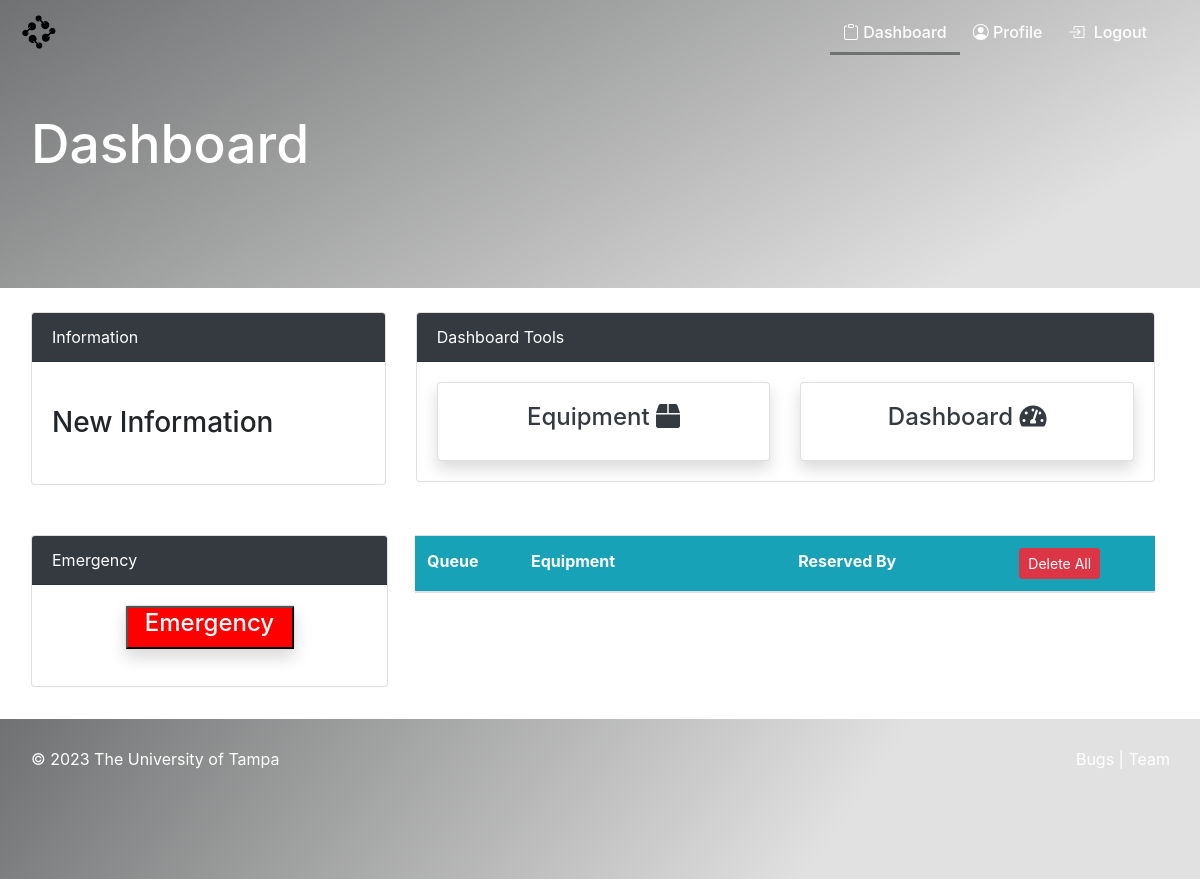
Page /order/ (signed in) on the earlier database version.
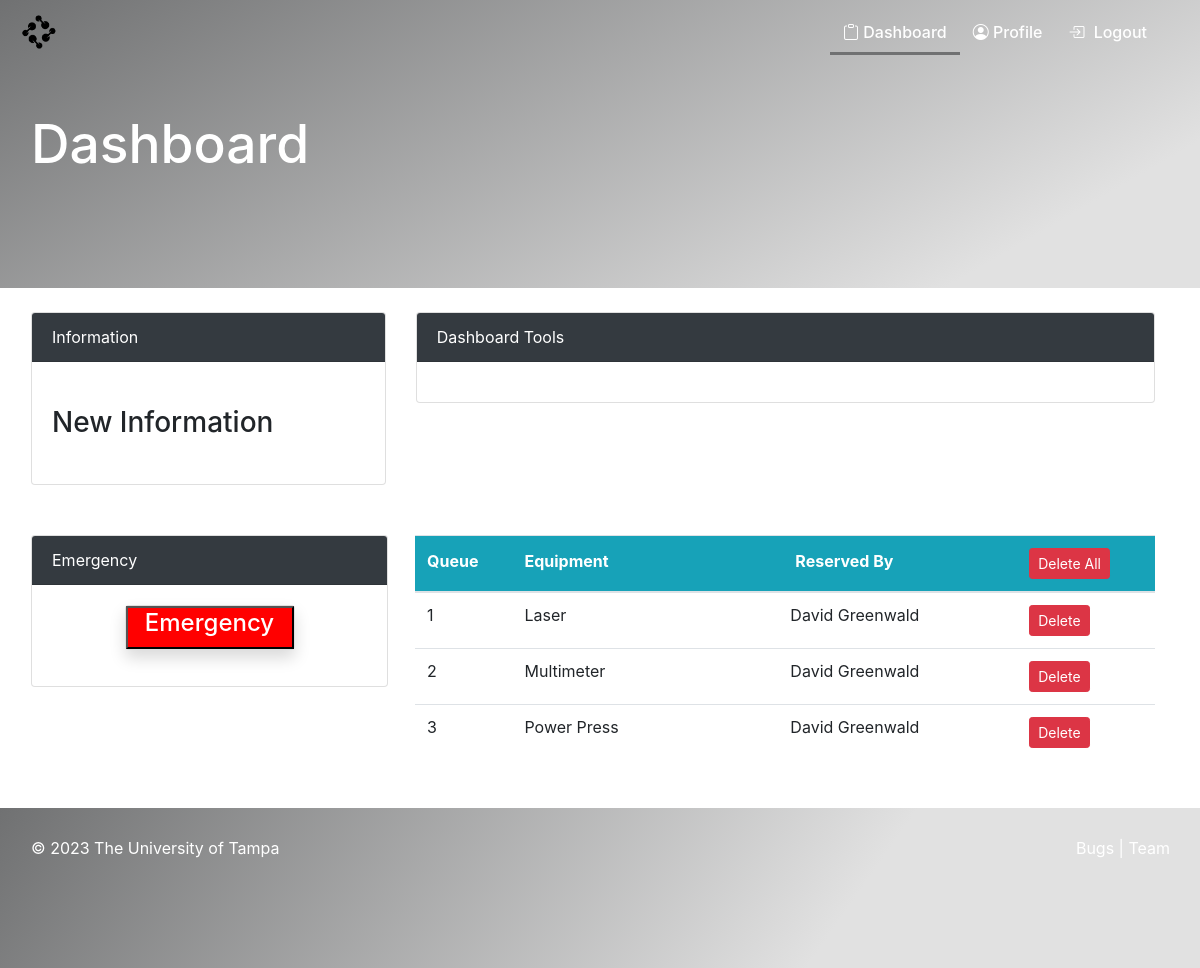
Same page on the later database version.
### dashboard/models.py (models this page shows, shortened)
class Order(models.Model):
    name = models.ForeignKey(Product, on_delete=models.CASCADE, null=True)
    staff = models.ForeignKey(User, on_delete=models.CASCADE, null=True)
    order_quantity = models.PositiveIntegerField(null=True)

class Product(models.Model):
    name = models.CharField(max_length=100, null=True)
    def __str__(self):
        return f'{self.name}'

### dashboard/views.py (the view)
# urls.py: path('order/', views.order, name='dashboard-order'),
@login_required(login_url='user-login')
def order(request):
    order = Order.objects.all()
    order_count = order.count()
    staff = User.objects.filter()
    staff_count = staff.count()
    product = Product.objects.all()
    product_count = product.count()
    context = {
        'order': order,
        'staff_count': staff_count,
        'product_count': product_count,
        'order_count': order_count,
        'staff': staff
    }
    return render(request, 'dashboard/order.html', context)

### templates/dashboard/order.html (shortened to what the changed rows need)
{% load static %}
<html>
<head>
<link rel="stylesheet" href="https://stackpath.bootstrapcdn.com/bootstrap/4.1.3/css/bootstrap.min.css">
<link rel="stylesheet" href="https://use.fontawesome.com/releases/v5.6.1/css/all.css">
<link href="{% static 'css/loginPage.css'%}" rel="stylesheet" type="text/css">
<link rel="stylesheet" href="{% static 'css/css/bootstrap.css' %}">
<link rel="stylesheet" href="{% static 'css/scss/bootstrap.scss' %}">
<link rel="stylesheet" href="https://cdn.jsdelivr.net/npm/bootstrap-icons@1.10.3/font/bootstrap-icons.css">
</head>
<body data-spy="scroll" data-target="#nav" data-offset="80">
  <div class="container-fluid" id="header-sm">
      <div class = "container" id="page-head">
          <h1 class="page-title">Dashboard</h1>
      </div>
  </div>
  <div class="container section">
    <div class="row">
      <div class="col-md-8 mt-4">
        <div class="card">
            <div class="card-body">
              <div class="row">
                  {% if user.is_staff and user.is_superuser %}
                  <div class="col-md-4">
                    <a class="text-decoration-none text-dark" href="http://127.0.0.1:8000/admin" target="_blank">
                          <div class="card my-card shadow">
                              <div class="card-body text-center">
                                  <h4>Users <i class="fas fa-users"></i></h4>
                              </div>
                          </div>
                      </a>
                  </div>
                  <div class="col-md-4">
                      <a class="text-decoration-none text-dark" href="{% url 'dashboard-product' %}">
                          <div class="card my-card shadow">
                              <div class="card-body text-center">
                                  <h4>Equipment <i class="fas fa-box"></i></h4>
                              </div>
                          </div>
                      </a>
                  </div>
                  <div class="col-md-4">
                      <a class="text-decoration-none text-dark" href="http://127.0.0.1:8000/dashboard">
                          <div class="card my-card shadow">
                              <div class="card-body text-center">
                                  <h4>Dashboard <i class="fas fa-tachometer-alt"></i></h4>
                              </div>
                          </div>
                      </a>
                  </div>
              </div>
              {% elif perms.user.worker %}
              <div class="col-md-6">
                  <a class="text-decoration-none text-dark" href="{% url 'dashboard-product' %}">
                      <div class="card my-card shadow">
                          <div class="card-body text-center">
                              <h4>Equipment <i class="fas fa-box"></i></h4>
                          </div>
                      </div>
                  </a>
              </div>
              <div class="col-md-6">
                  <a class="text-decoration-none text-dark" href="http://127.0.0.1:8000/dashboard">
                      <div class="card my-card shadow">
                          <div class="card-body text-center">
                              <h4>Dashboard <i class="fas fa-tachometer-alt"></i></h4>
                          </div>
                      </div>
                  </a>
              </div>
              {% endif %}
            </div>
          </div>
      </div>
    </div>
    <div class="row mt-5" style="padding-left: 30px !important;">
        <div class="col-md-6" style="padding-left: 27px !important; width: 627px !important; padding-right: 0px !important;">
            <table class="table bg-white" style="width: 740px !important;">
                <thead class="bg-info text-white">
                    <tr>
                        <th scope="col" style = "padding-bottom: 20px !important;">Queue</th>
                        <th scope="col" style = "padding-bottom: 20px !important;">Equipment</th>
                        <th scope="col" style = "padding-left: 130px !important; padding-bottom: 20px !important;">Reserved By</th>
                        <th scope="col">
                          <a class="btn btn-danger btn-sm ml-2" href="http://127.0.0.1:8000/delete-all">Delete All</a>
                        </th>
                    </tr>
                </thead>
                <tbody>
                    {% for order in order %}
                    <tr>
                        <td>{{forloop.counter}}</td>
                        <td>{{ order.name }}</td>
                        <td style="padding-left: 125px !important;">{{ order.staff.first_name }} {{ order.staff.last_name }}</td>
                        <td>
                            <a class="btn btn-danger btn-sm ml-2"
                                href="{% url 'dashboard-order-delete' order.id %}">Delete</a>
                        </td>
                    </tr>
                    {% endfor %}
                </tbody>
            </table>
        </div>
    </div>
  </div>
</body>

Differences in the rows shown:
added Order: name "Laser", staff.first_name "David", staff.last_name "Greenwald"
added Order: name "Multimeter", staff.first_name "David", staff.last_name "Greenwald"
added Order: name "Power Press", staff.first_name "David", staff.last_name "Greenwald"
Other differences:
text no longer shown: "Equipment Dashboard"
